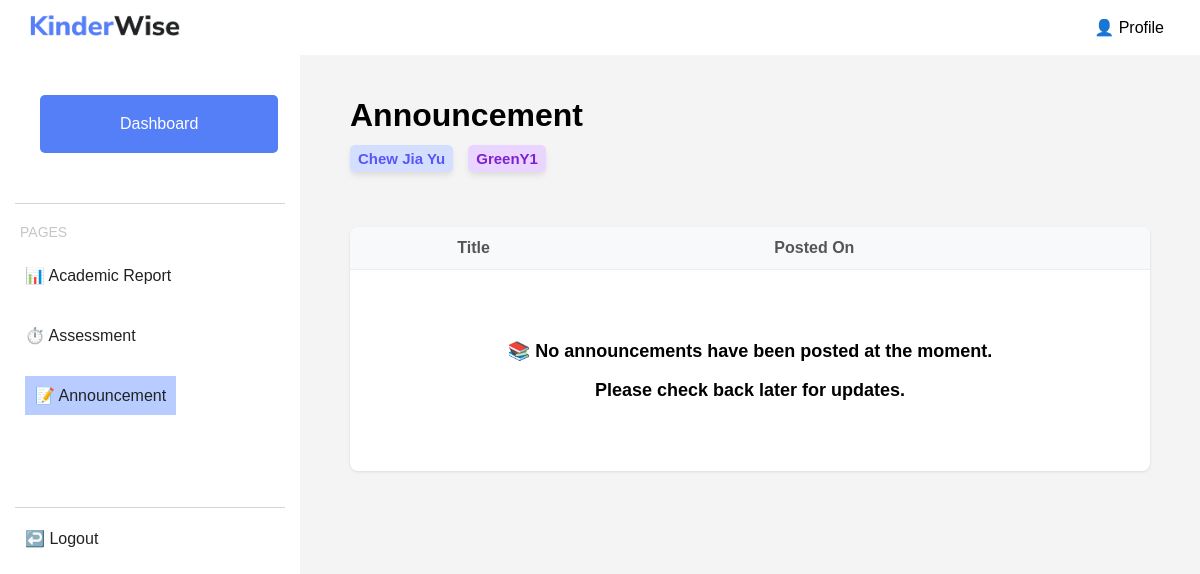
/KinderWise/view_announcement.php?student_name=Chew+Jia+Yu, run on an earlier commit of the app's database.
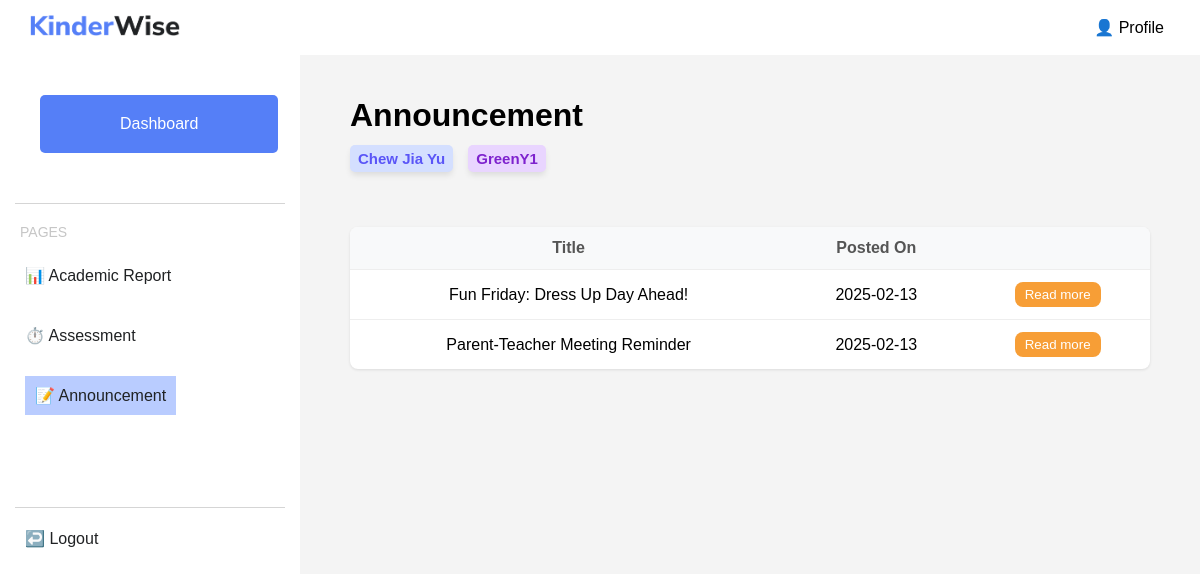
And on a later commit of the database.
### tables this page shows
CREATE TABLE `announcement` (
  `announcementID` int(11) NOT NULL,
  `announcementTitle` varchar(50) NOT NULL,
  `details` varchar(300) DEFAULT NULL,
  `postDate` date DEFAULT NULL,
  `teacherID` int(11) DEFAULT NULL
);

### KinderWise/view_announcement.php (the view, shortened to what this page needs)
<?php
include("connection.php");
$student_name = $_GET['student_name'];
$classQuery = "SELECT classCode FROM student WHERE name = ?";
$classStmt = $conn->prepare($classQuery);
$classStmt->bind_param("s", $student_name);
$classStmt->execute();
$classResult = $classStmt->get_result();
$studentClass = $classResult->fetch_assoc()['classCode'] ?? 'N/A';
$announcementQuery = "SELECT a.*
                     FROM announcement a
                     JOIN teacher t ON a.teacherID = t.teacherID
                     WHERE t.classAssigned = ?
                     ORDER BY a.postDate DESC";
$announcementStmt = $conn->prepare($announcementQuery);
$announcementStmt->bind_param("s", $studentClass);
$announcementStmt->execute();
$announcementResult = $announcementStmt->get_result();
$hasAnnouncements = $announcementResult->num_rows > 0;
$tableContent = '';
if ($hasAnnouncements) {
    while ($announcement = $announcementResult->fetch_assoc()) {
        $tableContent .= '
            <tr>
                <td>' . htmlspecialchars($announcement['announcementTitle']) . '</td>
                <td>' . date('Y-m-d', strtotime($announcement['postDate'])) . '</td>
                <td>
                    <a href="view_announcement_details.php?announcementID=' . $announcement['announcementID'] . '&student_name=' . urlencode($student_name) . '">
                        <button class="read-more-btn">Read more</button>
                    </a>
                </td>
            </tr>
        ';
    }
} else {
    $tableContent = '<tr>
        <td colspan="5" class="no-data">
            <div class="no-announcements">
                <p>📚 No announcements have been posted at the moment.</p>
                <p class="sub-message">Please check back later for updates.</p>
            </div>
        </td>
    </tr>';
}
?>
<!DOCTYPE html>
<html lang="en">
<head>
</head>
<body>
    <header>
        <div class="logo">
            <img src="./pics/logo.png" alt="KinderWise Logo">
        </div>
        <div class="top-right-buttons">
            <button>👤 Profile</button>
        </div>
    </header>
    <div class = "content">
        <div class="navbar">
            <nav>
                <a href="parent.php"><button>Dashboard</button></a>
                <div class="divider"></div>
                <div class="section-title">PAGES</div>
                <div class="pages">
                    <li><a href="academic_report.php?student_name=<?php echo urlencode($student_name); ?>">📊 Academic Report</a></li>
                    <li><a href="view_assessment.php?student_name=<?php echo urlencode($student_name); ?>">⏱️ Assessment</a></li>
                    <li><a href="view_announcement.php?student_name=<?php echo urlencode($student_name); ?>"><div id="currentPage">📝 Announcement</a></li>
                    <br></br>
                    <br></br>
                </div>
                <div class="divider"></div>
                <div class="bottom">
                    <li><a href="logout.php">↩️ Logout</a></li>
                </div>
            </nav>
        </div>
        <div class="container">
            <h1>Announcement</h1>
            <div class="student-info">
                <h3 class="student-name"><?php echo $student_name; ?></h3>
                <span class="student-class"><?php echo htmlspecialchars($studentClass); ?></span>
            </div>
            <table class="announcement-table">
                <thead>
                    <tr>
                        <th>Title</th>
                        <th>Posted On</th>
                        <th> </th>
                    </tr>
                </thead>
                <tbody>
                    <?php echo $tableContent?>
                </tbody>
            </table>
        </div>
    </div>
</body>
</html>

What changed in the data, as far as the page shows it:
added announcement: announcementTitle "Fun Friday: Dress Up Day Ahead!", postDate "2025-02-13"
added announcement: announcementTitle "Parent-Teacher Meeting Reminder", postDate "2025-02-13"
Also different on the page:
text no longer shown: "📚 No announcements have been posted at the moment. Please check back later for updates."
